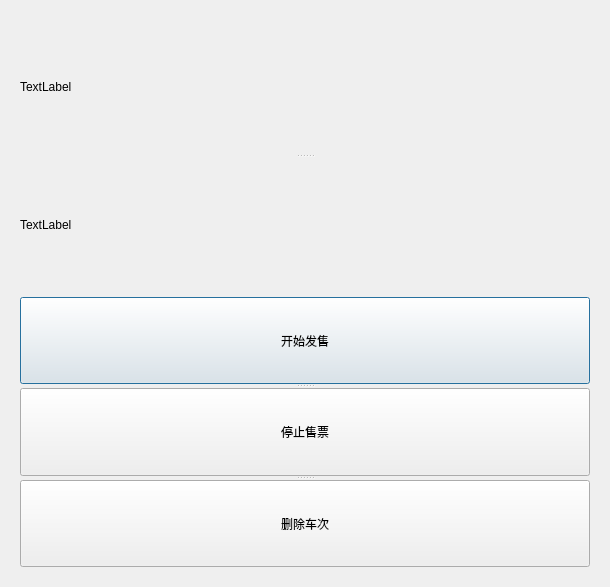
<?xml version="1.0" encoding="UTF-8"?>
<ui version="4.0">
 <class>modifyPlanOfATrain</class>
 <widget class="QDialog" name="modifyPlanOfATrain">
  <property name="geometry">
   <rect>
    <x>0</x>
    <y>0</y>
    <width>610</width>
    <height>587</height>
   </rect>
  </property>
  <property name="windowTitle">
   <string>修改车次计划</string>
  </property>
  <property name="windowIcon">
   <iconset resource="pic.qrc">
    <normaloff>:/new/prefix1/12308.png</normaloff>:/new/prefix1/12308.png</iconset>
  </property>
  <layout class="QVBoxLayout" name="verticalLayout">
   <property name="leftMargin">
    <number>20</number>
   </property>
   <property name="topMargin">
    <number>20</number>
   </property>
   <property name="rightMargin">
    <number>20</number>
   </property>
   <property name="bottomMargin">
    <number>20</number>
   </property>
   <item>
    <widget class="QSplitter" name="splitter_2">
     <property name="orientation">
      <enum>Qt::Vertical</enum>
     </property>
     <widget class="QLabel" name="accountLabel">
      <property name="text">
       <string>TextLabel</string>
      </property>
     </widget>
     <widget class="QLabel" name="trainLabel">
      <property name="text">
       <string>TextLabel</string>
      </property>
     </widget>
    </widget>
   </item>
   <item>
    <widget class="QSplitter" name="splitter">
     <property name="orientation">
      <enum>Qt::Vertical</enum>
     </property>
     <widget class="QPushButton" name="startsellBtn">
      <property name="text">
       <string>开始发售</string>
      </property>
     </widget>
     <widget class="QPushButton" name="stopSellBtn">
      <property name="text">
       <string>停止售票</string>
      </property>
     </widget>
     <widget class="QPushButton" name="deleteTrainBtn">
      <property name="text">
       <string>删除车次</string>
      </property>
     </widget>
    </widget>
   </item>
  </layout>
 </widget>
 <resources>
  <include location="pic.qrc"/>
 </resources>
 <connections/>
</ui>
